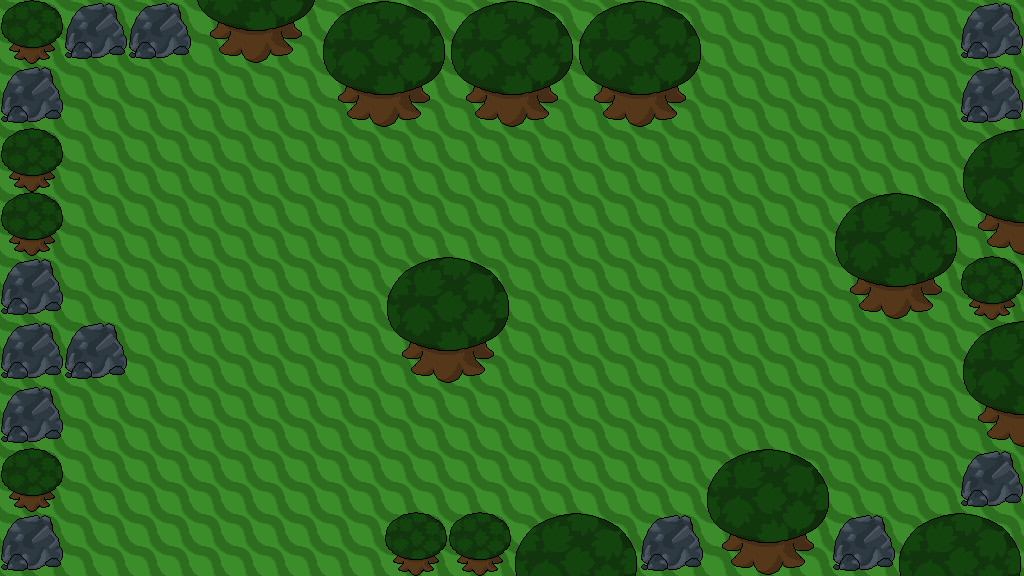

This game map was drawn from its Tiled (.tmx) file and the tilesets committed beside it. A one-line description and the full map source follow:
An orthogonal 16x9 tile map with 64x64 px tiles, 1 tile layer (Tile Layer 1), 2 tilesets.

<map version="1.0" orientation="orthogonal" width="16" height="9" tilewidth="64" tileheight="64">
 <tileset firstgid="1" name="backgroundTiles" tilewidth="64" tileheight="64">
  <image source="../backgroundTiles.png" width="9600" height="64" />
 </tileset>
 <tileset firstgid="151" name="backgroundTiles" tilewidth="64" tileheight="64">
  <image source="../backgroundTiles.png" width="9600" height="64" />
 </tileset>
 <layer name="Tile Layer 1" width="16" height="9">
  <data encoding="csv">
105,106,106,110,111,108,109,108,109,108,109,4,4,4,4,106,
106,4,4,4,4,110,111,110,111,110,111,4,4,4,4,106,
105,4,4,4,4,4,4,4,4,4,4,4,4,4,4,108,
105,4,4,4,4,4,4,4,4,4,4,4,4,108,109,110,
106,4,4,4,4,4,108,109,4,4,4,4,4,110,111,105,
106,106,54,54,54,4,110,111,4,4,4,4,4,4,4,108,
106,4,54,4,54,4,4,4,4,4,4,4,4,4,4,110,
105,4,54,54,54,4,4,4,4,4,4,108,109,4,4,106,
106,4,4,4,4,4,105,105,108,109,106,110,111,106,108,109
</data>
 </layer>
</map>